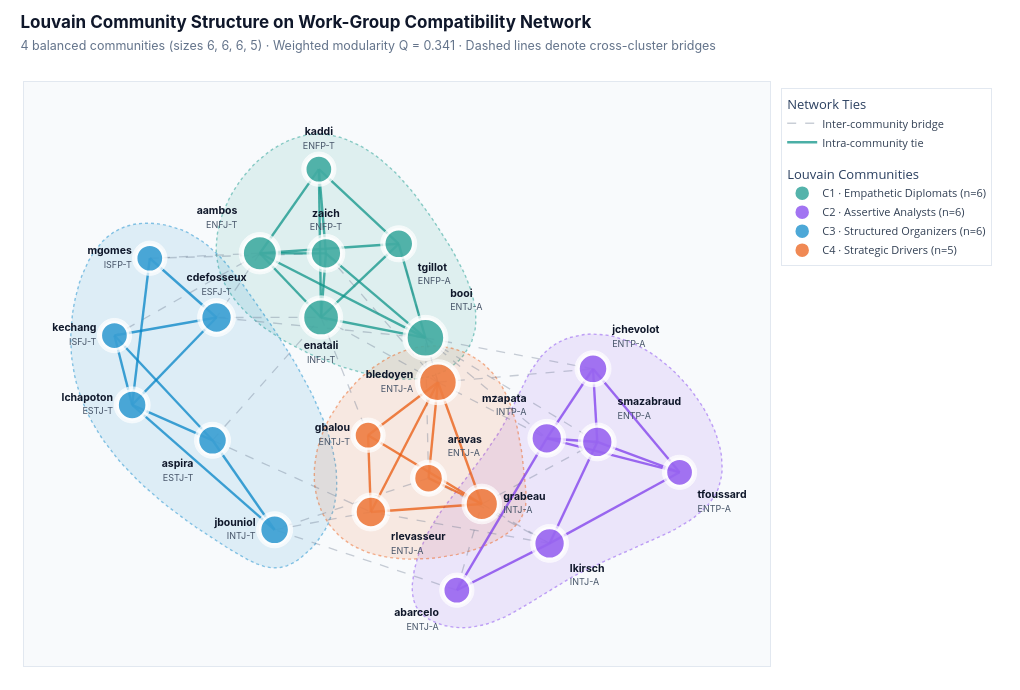

The notebook cell saved with this chart:
### Code cell
def smooth_hull_polygon(points, pad=0.08, n_interp=120):
    """Compute a smooth closed boundary polygon around a 2D cluster of nodes."""
    pts = np.asarray(points, dtype=float)
    centroid = pts.mean(axis=0)
    if len(pts) == 1:
        theta = np.linspace(0, 2 * np.pi, n_interp)
        return centroid[0] + pad * np.cos(theta), centroid[1] + pad * np.sin(theta)
    if len(pts) == 2:
        vec = pts[1] - pts[0]
        unit = vec / max(np.linalg.norm(vec), 1e-6)
        perp = np.array([-unit[1], unit[0]])
        pts_hull = np.array([
            pts[0] - unit * pad + perp * pad,
            pts[1] + unit * pad + perp * pad,
            pts[1] + unit * pad - perp * pad,
            pts[0] - unit * pad - perp * pad,
        ])
    else:
        angles = np.linspace(0, 2 * np.pi, 12, endpoint=False)
        expanded = np.vstack([pts + pad * np.column_stack([np.cos(a), np.sin(a)]) for a in angles])
        hull = ConvexHull(expanded)
        pts_hull = expanded[hull.vertices]

    pts_closed = np.vstack([pts_hull, pts_hull[0]])
    tck, _ = splprep([pts_closed[:, 0], pts_closed[:, 1]], s=0.002, per=True, k=min(3, len(pts_hull) - 1))
    return splev(np.linspace(0, 1, n_interp), tck)


# Figure 7A — Compatibility Network Colored by Louvain Community with Smooth Hulls
fig_comm = go.Figure()
all_nodes = list(G_compat.nodes())
all_pts = np.array([pos_compat[n] for n in all_nodes])
span = max(all_pts[:, 0].max() - all_pts[:, 0].min(), all_pts[:, 1].max() - all_pts[:, 1].min())
text_pos_compat = smart_text_positions(pos_compat, all_nodes)
strength_compat = dict(G_compat.degree(weight="weight"))

for idx, comm in enumerate(compat_communities):
    _, fill_rgba, border_rgba, _ = CLUSTER_PALETTE[idx]
    hx, hy = smooth_hull_polygon([pos_compat[n] for n in comm], pad=0.082 * span)
    fig_comm.add_trace(
        go.Scatter(
            x=hx,
            y=hy,
            fill="toself",
            fillcolor=fill_rgba,
            mode="lines",
            line=dict(color=border_rgba, width=1.4, dash="dot"),
            hoverinfo="skip",
            showlegend=False,
        )
    )

inter_x, inter_y = [], []
for u, v in G_compat.edges():
    if node_to_community[u] != node_to_community[v]:
        inter_x.extend([pos_compat[u][0], pos_compat[v][0], None])
        inter_y.extend([pos_compat[u][1], pos_compat[v][1], None])

fig_comm.add_trace(
    go.Scatter(
        x=inter_x,
        y=inter_y,
        mode="lines",
        line=dict(width=1.3, color="rgba(100, 116, 139, 0.35)", dash="dash"),
        hoverinfo="skip",
        name="Inter-community bridge",
        legendgroup="Links",
        legendgrouptitle_text="Network Ties",
    )
)

for idx, comm in enumerate(compat_communities):
    _, _, border_rgba, _ = CLUSTER_PALETTE[idx]
    intra_x, intra_y = [], []
    for u, v in G_compat.subgraph(comm).edges():
        intra_x.extend([pos_compat[u][0], pos_compat[v][0], None])
        intra_y.extend([pos_compat[u][1], pos_compat[v][1], None])
    fig_comm.add_trace(
        go.Scatter(
            x=intra_x,
            y=intra_y,
            mode="lines",
            line=dict(width=2.4, color=border_rgba.replace("0.45", "0.74")),
            hoverinfo="skip",
            name="Intra-community tie" if idx == 0 else None,
            showlegend=(idx == 0),
            legendgroup="Links",
        )
    )

fig_comm.add_trace(
    go.Scatter(
        x=[pos_compat[n][0] for n in all_nodes],
        y=[pos_compat[n][1] for n in all_nodes],
        mode="markers",
        marker=dict(size=[27 + 1.8 * G_compat.degree(n) for n in all_nodes], color="#FFFFFF"),
        hoverinfo="skip",
        showlegend=False,
    )
)

for idx, comm in enumerate(compat_communities):
    solid, _, _, cname = CLUSTER_PALETTE[idx]
    c_nodes = sorted(comm)
    hover_data = [
        f"<b>{n}</b> · {df.loc[n, 'mbti']}{df.loc[n, 'variant']}<br>"
        f"Community: <b>{cname}</b><br>"
        f"Degree: <b>{G_compat.degree(n)}</b> · Strength: <b>{strength_compat[n]:.2f}</b><br>"
        f"<span style='color:#64748B'>E {df.loc[n, 'E']:.0%} · N {df.loc[n, 'N']:.0%} · "
        f"T {df.loc[n, 'T']:.0%} · J {df.loc[n, 'J']:.0%} · A {df.loc[n, 'A']:.0%}</span>"
        for n in c_nodes
    ]
    fig_comm.add_trace(
        go.Scatter(
            x=[pos_compat[n][0] for n in c_nodes],
            y=[pos_compat[n][1] for n in c_nodes],
            mode="markers+text",
            name=f"{cname} (n={len(c_nodes)})",
            legendgroup="Communities",
            legendgrouptitle_text="Louvain Communities" if idx == 0 else None,
            text=[
                f"<b>{n}</b><br><span style='font-size:9px;color:#475569'>{df.loc[n, 'mbti']}{df.loc[n, 'variant']}</span>"
                for n in c_nodes
            ],
            textposition=[text_pos_compat[n] for n in c_nodes],
            textfont=dict(size=10.5, color="#0F172A", family="Inter, -apple-system, sans-serif"),
            marker=dict(
                size=[20 + 1.8 * G_compat.degree(n) for n in c_nodes],
                color=solid,
                line=dict(width=2.5, color="#FFFFFF"),
            ),
            customdata=hover_data,
            hovertemplate="%{customdata}<extra></extra>",
        )
    )

xs, ys = all_pts[:, 0], all_pts[:, 1]
x_pad = (xs.max() - xs.min()) * 0.16
y_pad = (ys.max() - ys.min()) * 0.18

fig_comm.update_layout(
    title=dict(
        text=(
            "<b>Louvain Community Structure on Work-Group Compatibility Network</b>"
            f"<br><span style='font-size:12.5px;color:#64748B;font-weight:400'>"
            f"4 balanced communities (sizes 6, 6, 6, 5) · Weighted modularity Q = {compat_modularity:.3f} · Dashed lines denote cross-cluster bridges</span>"
        ),
        x=0.02, y=0.96, xanchor="left", yanchor="top",
        font=dict(size=17, color="#0F172A", family="Inter, -apple-system, sans-serif"),
    ),
    width=1020,
    height=690,
    paper_bgcolor="#FFFFFF",
    plot_bgcolor="#F8FAFC",
    margin=dict(l=24, r=250, t=82, b=24),
    xaxis=dict(showgrid=False, zeroline=False, showticklabels=False, range=[xs.min() - x_pad, xs.max() + x_pad], linecolor="#E2E8F0", linewidth=1, mirror=True),
    yaxis=dict(showgrid=False, zeroline=False, showticklabels=False, range=[ys.min() - y_pad, ys.max() + y_pad * 1.15], linecolor="#E2E8F0", linewidth=1, mirror=True),
    legend=dict(x=1.015, y=0.99, xanchor="left", yanchor="top", bgcolor="rgba(255,255,255,0.94)", bordercolor="#E2E8F0", borderwidth=1, font=dict(size=11, color="#334155"), tracegroupgap=12),
    hoverlabel=dict(bgcolor="#FFFFFF", bordercolor="#CBD5E1", font=dict(size=12, family="Inter, -apple-system, sans-serif", color="#0F172A")),
)
fig_comm.show()

# Figure 7B — Psychometric Radar Signatures Across Communities
trait_labels = [
    "Energy (E)<br><span style='font-size:10px;color:#64748B'>Extraverted</span>",
    "Mind (N)<br><span style='font-size:10px;color:#64748B'>Intuitive</span>",
    "Nature (T)<br><span style='font-size:10px;color:#64748B'>Thinking</span>",
    "Tactics (J)<br><span style='font-size:10px;color:#64748B'>Judging</span>",
    "Identity (A)<br><span style='font-size:10px;color:#64748B'>Assertive</span>",
]

fig_radar = go.Figure()
for idx, comm in enumerate(compat_communities):
    solid, fill_rgba, _, cname = CLUSTER_PALETTE[idx]
    means = [float(df.loc[sorted(comm), t].mean() * 100.0) for t in traits]
    fig_radar.add_trace(
        go.Scatterpolar(
            r=means + [means[0]],
            theta=trait_labels + [trait_labels[0]],
            fill="toself",
            fillcolor=fill_rgba.replace("0.11", "0.13"),
            mode="lines+markers",
            name=f"{cname} (n={len(comm)})",
            line=dict(color=solid, width=2.5),
            marker=dict(size=7.5, color=solid, line=dict(width=1.5, color="#FFFFFF")),
            hovertemplate=f"<b>{cname}</b><br>%{{theta}}: <b>%{{r:.1f}}%</b><extra></extra>",
        )
    )

fig_radar.add_trace(
    go.Scatterpolar(
        r=[50, 50, 50, 50, 50, 50],
        theta=trait_labels + [trait_labels[0]],
        mode="lines",
        name="50% Neutral Midpoint",
        line=dict(color="rgba(100, 116, 139, 0.55)", width=1.4, dash="dot"),
        hoverinfo="skip",
    )
)

fig_radar.update_layout(
    title=dict(
        text=(
            "<b>Psychometric Trait Signatures Across Louvain Communities</b>"
            "<br><span style='font-size:12.5px;color:#64748B;font-weight:400'>"
            "Mean continuous 16Personalities scores (%) per cluster on the Work-Group Compatibility Network</span>"
        ),
        x=0.02, y=0.96, xanchor="left", yanchor="top",
        font=dict(size=17, color="#0F172A", family="Inter, -apple-system, sans-serif"),
    ),
    width=960,
    height=580,
    paper_bgcolor="#FFFFFF",
    font=dict(family="Inter, -apple-system, sans-serif", color="#1E293B"),
    margin=dict(l=60, r=265, t=95, b=45),
    polar=dict(
        bgcolor="#F8FAFC",
        radialaxis=dict(
            visible=True,
            range=[0, 100],
            angle=54,
            tickangle=0,
            tickvals=[20, 40, 60, 80],
            ticktext=["20%", "40%", "60%", "80%"],
            tickfont=dict(size=10, color="#64748B"),
            gridcolor="#E2E8F0",
            linecolor="#CBD5E1",
        ),
        angularaxis=dict(
            tickfont=dict(size=11.5, color="#0F172A"),
            gridcolor="#E2E8F0",
            linecolor="#CBD5E1",
            direction="clockwise",
            rotation=90,
        ),
    ),
    legend=dict(
        x=1.05, y=0.92, xanchor="left", yanchor="top",
        bgcolor="rgba(255,255,255,0.95)", bordercolor="#E2E8F0", borderwidth=1,
        font=dict(size=11, color="#334155"),
    ),
    hoverlabel=dict(bgcolor="#FFFFFF", bordercolor="#CBD5E1", font=dict(size=12, family="Inter, -apple-system, sans-serif", color="#0F172A")),
)
fig_radar.show()

### Figure 1 — Plotly figure (JSON) as saved in the notebook; plotly's stock layout.template omitted (floating-point values rounded to 4 significant figures)
{"data": [{"fill": "toself", "fillcolor": "rgba(13, 148, 136, 0.11)", "hoverinfo": "skip", "line": {"color": "rgba(13, 148, 136, 0.45)", "dash": "dot", "width": 1.4}, "mode": "lines", "showlegend": false, "type": "scatter", "x": [-0.5286, -0.5265, -0.523, -0.5182, -0.5119, -0.5044, -0.4957, -0.4858, -0.4747, -0.4625, -0.4493, -0.435, -0.4198, -0.4036, -0.3866, -0.3688, -0.3502, -0.3308, -0.3107, -0.29, -0.2687, -0.2469, -0.2245, -0.2017, -0.1784, -0.1548, -0.1309, -0.1068, -0.08251, -0.05821, -0.03392, -0.00975, 0.01424, 0.03796, 0.06134, 0.0843, 0.1068, 0.1286, 0.1498, 0.1703, 0.1899, 0.2087, 0.2264, 0.2431, 0.2587, 0.2729, 0.2858, 0.2971, 0.3068, 0.3147, 0.3207, 0.3249, 0.3274, 0.3282, 0.3275, 0.3252, 0.3217, 0.3168, 0.3108, 0.3037, 0.2956, 0.2866, 0.2768, 0.2663, 0.2552, 0.2436, 0.2316, 0.2192, 0.2066, 0.1938, 0.181, 0.1681, 0.155, 0.1418, 0.1284, 0.1148, 0.1008, 0.08663, 0.07209, 0.05717, 0.04186, 0.02611, 0.009903, -0.00681, -0.02406, -0.04187, -0.06028, -0.07929, -0.09881, -0.1187, -0.139, -0.1595, -0.1802, -0.201, -0.2217, -0.2423, -0.2628, -0.2829, -0.3027, -0.322, -0.3407, -0.3588, -0.3763, -0.3931, -0.4091, -0.4243, -0.4386, -0.4521, -0.4647, -0.4763, -0.4868, -0.4963, -0.5047, -0.512, -0.518, -0.5228, -0.5263, -0.5285, -0.5293, -0.5286], "y": [0.5456, 0.5227, 0.5003, 0.4784, 0.457, 0.4361, 0.4156, 0.3956, 0.3762, 0.3572, 0.3387, 0.3206, 0.3031, 0.286, 0.2695, 0.2534, 0.2378, 0.2227, 0.208, 0.1939, 0.1802, 0.167, 0.1544, 0.1421, 0.1304, 0.1192, 0.1085, 0.09854, 0.08929, 0.08086, 0.07335, 0.06683, 0.0614, 0.05713, 0.05412, 0.05244, 0.05219, 0.05345, 0.0563, 0.06083, 0.06713, 0.07527, 0.08535, 0.09744, 0.1115, 0.1272, 0.1444, 0.1629, 0.1823, 0.2026, 0.2235, 0.2449, 0.2668, 0.289, 0.3117, 0.3346, 0.3579, 0.3813, 0.405, 0.4288, 0.4527, 0.4767, 0.5008, 0.5248, 0.5487, 0.5725, 0.5962, 0.6197, 0.6429, 0.6659, 0.6885, 0.7108, 0.7327, 0.7541, 0.7751, 0.7955, 0.8154, 0.8347, 0.8533, 0.8713, 0.8885, 0.905, 0.9207, 0.9356, 0.9495, 0.9626, 0.9747, 0.9857, 0.9955, 1.004, 1.01, 1.015, 1.017, 1.017, 1.015, 1.011, 1.004, 0.9952, 0.9847, 0.9726, 0.9589, 0.9438, 0.9275, 0.9099, 0.8912, 0.8715, 0.8509, 0.8295, 0.8073, 0.7846, 0.7614, 0.7377, 0.7137, 0.6896, 0.6653, 0.641, 0.6167, 0.5927, 0.569, 0.5456]}, {"fill": "toself", "fillcolor": "rgba(124, 58, 237, 0.11)", "hoverinfo": "skip", "line": {"color": "rgba(124, 58, 237, 0.45)", "dash": "dot", "width": 1.4}, "mode": "lines", "showlegend": false, "type": "scatter", "x": [0.1242, 0.12, 0.1178, 0.1181, 0.1217, 0.1293, 0.1414, 0.1582, 0.1787, 0.202, 0.2271, 0.253, 0.2787, 0.3039, 0.3286, 0.353, 0.377, 0.4007, 0.4243, 0.4478, 0.4713, 0.4949, 0.5186, 0.5425, 0.5668, 0.5914, 0.6166, 0.6422, 0.6685, 0.6952, 0.7224, 0.7498, 0.7773, 0.8048, 0.8322, 0.8592, 0.8858, 0.9118, 0.9371, 0.9615, 0.985, 1.007, 1.028, 1.048, 1.066, 1.083, 1.097, 1.11, 1.12, 1.129, 1.135, 1.139, 1.141, 1.14, 1.138, 1.134, 1.129, 1.121, 1.112, 1.101, 1.089, 1.076, 1.061, 1.045, 1.027, 1.009, 0.9899, 0.9697, 0.9486, 0.9269, 0.9044, 0.8814, 0.8578, 0.8338, 0.8094, 0.7848, 0.76, 0.735, 0.71, 0.6851, 0.6606, 0.6368, 0.6141, 0.5928, 0.5733, 0.5555, 0.5394, 0.5246, 0.511, 0.4984, 0.4864, 0.4748, 0.4635, 0.4521, 0.4405, 0.4284, 0.4157, 0.4023, 0.3885, 0.3742, 0.3595, 0.3446, 0.3295, 0.3143, 0.299, 0.2839, 0.2688, 0.254, 0.2395, 0.2254, 0.2118, 0.1987, 0.1863, 0.1746, 0.1637, 0.1537, 0.1446, 0.1367, 0.1298, 0.1242], "y": [-0.7, -0.7291, -0.7583, -0.7869, -0.8142, -0.8394, -0.8617, -0.8808, -0.8964, -0.9087, -0.9177, -0.9233, -0.9257, -0.9249, -0.9212, -0.9149, -0.9062, -0.8953, -0.8827, -0.8684, -0.8528, -0.8362, -0.8187, -0.8007, -0.7825, -0.7642, -0.7461, -0.7285, -0.7117, -0.6956, -0.6801, -0.6652, -0.6507, -0.6365, -0.6225, -0.6087, -0.595, -0.5811, -0.5672, -0.5529, -0.5384, -0.5233, -0.5078, -0.4915, -0.4746, -0.4568, -0.438, -0.4182, -0.3973, -0.3752, -0.3518, -0.3274, -0.302, -0.2758, -0.249, -0.2217, -0.1939, -0.166, -0.1379, -0.1099, -0.08203, -0.0545, -0.02742, -0.0009324, 0.02482, 0.0497, 0.07356, 0.09627, 0.1177, 0.1377, 0.1561, 0.1728, 0.1877, 0.2006, 0.2113, 0.2198, 0.2259, 0.2294, 0.2303, 0.2283, 0.2236, 0.216, 0.2056, 0.1924, 0.1764, 0.1577, 0.1366, 0.1135, 0.08864, 0.06238, 0.03503, 0.006919, -0.02164, -0.05031, -0.07879, -0.1067, -0.1339, -0.1604, -0.1862, -0.2113, -0.236, -0.2602, -0.284, -0.3075, -0.3308, -0.3539, -0.3769, -0.3999, -0.423, -0.4461, -0.4695, -0.4931, -0.517, -0.5414, -0.5662, -0.5916, -0.6176, -0.6443, -0.6717, -0.7]}, {"fill": "toself", "fillcolor": "rgba(2, 132, 199, 0.11)", "hoverinfo": "skip", "line": {"color": "rgba(2, 132, 199, 0.45)", "dash": "dot", "width": 1.4}, "mode": "lines", "showlegend": false, "type": "scatter", "x": [-1.004, -1.007, -1.008, -1.009, -1.009, -1.007, -1.005, -1.001, -0.9966, -0.9912, -0.9848, -0.9774, -0.9692, -0.9601, -0.9501, -0.9393, -0.9276, -0.9151, -0.9018, -0.8878, -0.873, -0.8574, -0.8412, -0.8242, -0.8066, -0.7883, -0.7693, -0.7498, -0.7296, -0.7088, -0.6875, -0.6656, -0.6432, -0.6203, -0.5969, -0.5731, -0.5487, -0.524, -0.4988, -0.4732, -0.4473, -0.4213, -0.3952, -0.3695, -0.3442, -0.3196, -0.2959, -0.2733, -0.252, -0.2323, -0.2142, -0.1981, -0.1839, -0.1715, -0.1608, -0.1519, -0.1447, -0.139, -0.1349, -0.1323, -0.1311, -0.1313, -0.1328, -0.1356, -0.1396, -0.1447, -0.151, -0.1583, -0.1665, -0.1757, -0.1857, -0.1966, -0.2082, -0.2205, -0.2335, -0.247, -0.2611, -0.2756, -0.2905, -0.3058, -0.3215, -0.3373, -0.3533, -0.3695, -0.3857, -0.402, -0.4182, -0.4344, -0.4508, -0.4673, -0.4841, -0.5014, -0.5191, -0.5375, -0.5567, -0.5766, -0.5975, -0.6194, -0.6425, -0.6668, -0.6925, -0.7191, -0.7462, -0.7731, -0.7993, -0.8242, -0.8473, -0.8686, -0.8882, -0.9061, -0.9223, -0.937, -0.9502, -0.9619, -0.9721, -0.981, -0.9886, -0.9949, -1.0, -1.004], "y": [0.3034, 0.2723, 0.2417, 0.2116, 0.182, 0.1528, 0.1241, 0.09592, 0.06814, 0.0408, 0.01389, -0.01261, -0.0387, -0.06439, -0.08969, -0.1146, -0.1392, -0.1634, -0.1872, -0.2107, -0.2339, -0.2568, -0.2793, -0.3016, -0.3236, -0.3452, -0.3667, -0.3878, -0.4087, -0.4293, -0.4498, -0.47, -0.49, -0.5097, -0.5293, -0.5487, -0.5679, -0.587, -0.6059, -0.6247, -0.6431, -0.6601, -0.6744, -0.6849, -0.6903, -0.6894, -0.6822, -0.6697, -0.6532, -0.6337, -0.6124, -0.5902, -0.5674, -0.5439, -0.5199, -0.4953, -0.4701, -0.4444, -0.4183, -0.3917, -0.3646, -0.3372, -0.3095, -0.2814, -0.253, -0.2243, -0.1954, -0.1663, -0.137, -0.1075, -0.07794, -0.04828, -0.01856, 0.01119, 0.04094, 0.07067, 0.1003, 0.1299, 0.1594, 0.1887, 0.2178, 0.2467, 0.2754, 0.3038, 0.3319, 0.3597, 0.3872, 0.4142, 0.4405, 0.4662, 0.4909, 0.5146, 0.5372, 0.5584, 0.5782, 0.5963, 0.6127, 0.6273, 0.6397, 0.65, 0.658, 0.6634, 0.6661, 0.6657, 0.662, 0.6548, 0.644, 0.6298, 0.6125, 0.5923, 0.5697, 0.5449, 0.5182, 0.4899, 0.4603, 0.4297, 0.3984, 0.3667, 0.3349, 0.3034]}, {"fill": "toself", "fillcolor": "rgba(234, 88, 12, 0.11)", "hoverinfo": "skip", "line": {"color": "rgba(234, 88, 12, 0.45)", "dash": "dot", "width": 1.4}, "mode": "lines", "showlegend": false, "type": "scatter", "x": [-0.1838, -0.1896, -0.1946, -0.1986, -0.2017, -0.204, -0.2053, -0.2057, -0.2051, -0.2037, -0.2013, -0.198, -0.1938, -0.1887, -0.1826, -0.1756, -0.1676, -0.1587, -0.1489, -0.1381, -0.1264, -0.1137, -0.1001, -0.08548, -0.06994, -0.05345, -0.03599, -0.01757, 0.00175, 0.02187, 0.0427, 0.06412, 0.08603, 0.1083, 0.1309, 0.1537, 0.1765, 0.1993, 0.222, 0.2445, 0.2666, 0.2883, 0.3094, 0.3299, 0.3497, 0.3686, 0.3865, 0.4034, 0.4191, 0.4336, 0.4467, 0.4583, 0.4685, 0.477, 0.4839, 0.489, 0.4923, 0.4937, 0.4936, 0.4926, 0.491, 0.4893, 0.4875, 0.4855, 0.4833, 0.4809, 0.4783, 0.4753, 0.472, 0.4683, 0.4642, 0.4597, 0.4547, 0.4491, 0.443, 0.4363, 0.4289, 0.4208, 0.4121, 0.4026, 0.3923, 0.3812, 0.3692, 0.3563, 0.3425, 0.3277, 0.3119, 0.2955, 0.2783, 0.2606, 0.2425, 0.2242, 0.2057, 0.1872, 0.1687, 0.1503, 0.132, 0.1138, 0.09585, 0.07806, 0.06051, 0.04323, 0.02625, 0.009612, -0.006658, -0.02253, -0.03796, -0.05292, -0.06738, -0.0813, -0.09466, -0.1074, -0.1195, -0.131, -0.1417, -0.1517, -0.161, -0.1694, -0.177, -0.1838], "y": [-0.1777, -0.1991, -0.2205, -0.2419, -0.2633, -0.2846, -0.3057, -0.3266, -0.3472, -0.3676, -0.3876, -0.4073, -0.4266, -0.4453, -0.4636, -0.4813, -0.4984, -0.5148, -0.5306, -0.5456, -0.5598, -0.5732, -0.5857, -0.5973, -0.608, -0.6176, -0.6261, -0.6336, -0.6399, -0.6452, -0.6494, -0.6525, -0.6546, -0.6558, -0.6559, -0.655, -0.6532, -0.6505, -0.6468, -0.6423, -0.6369, -0.6306, -0.6236, -0.6157, -0.607, -0.5976, -0.5874, -0.5765, -0.5648, -0.5525, -0.5395, -0.5257, -0.5111, -0.4957, -0.4794, -0.4622, -0.444, -0.4248, -0.4048, -0.384, -0.3627, -0.341, -0.319, -0.2966, -0.2741, -0.2514, -0.2287, -0.2059, -0.1831, -0.1605, -0.1381, -0.1159, -0.09395, -0.07241, -0.0513, -0.03068, -0.01061, 0.008826, 0.02758, 0.04559, 0.06278, 0.07909, 0.09446, 0.1088, 0.1221, 0.1343, 0.1453, 0.155, 0.1634, 0.1704, 0.176, 0.1801, 0.1826, 0.1835, 0.1829, 0.1807, 0.177, 0.172, 0.1656, 0.1579, 0.149, 0.1389, 0.1277, 0.1154, 0.1021, 0.08792, 0.07282, 0.05689, 0.0402, 0.02279, 0.00473, -0.01393, -0.03312, -0.05279, -0.07289, -0.09335, -0.1141, -0.1351, -0.1563, -0.1777]}, {"hoverinfo": "skip", "legendgroup": "Links", "legendgrouptitle": {"text": "Network Ties"}, "line": {"color": "rgba(100, 116, 139, 0.35)", "dash": "dash", "width": 1.3}, "mode": "lines", "name": "Inter-community bridge", "type": "scatter", "x": [-0.385, -0.5279, null, -0.385, -0.8649, null, -0.385, -0.7482, null, 0.265, -0.3363, null, 0.265, 0.3474, null, 0.1716, 0.1613, null, 0.1716, -0.3363, null, 0.1716, 0.571, null, -0.5412, -0.01868, null, -0.5412, -0.183, null, 0.2026, 0.1613, null, 0.2026, -0.183, null, 0.2026, 0.7144, null, 0.2026, 0.5618, null, 0.2026, 0.07331, null, 0.2026, -0.167, null, 0.1613, -0.5279, null, 0.1613, 0.7144, null, 0.1613, 0.5618, null, 0.1613, 0.7284, null, -0.5279, -0.183, null, -0.183, -0.02789, null, 0.3474, 0.571, null, 0.3474, 0.7284, null, -0.3363, -0.01868, null, 0.571, -0.01868, null, -0.7482, -0.167, null], "y": [0.5481, 0.2952, null, 0.5481, 0.2241, null, 0.5481, 0.5283, null, -0.778, -0.5402, null, -0.778, -0.4387, null, -0.337, 0.215, null, -0.337, -0.5402, null, -0.337, -0.5939, null, -0.188, -0.4703, null, -0.188, 0.2953, null, 0.04038, 0.215, null, 0.04038, 0.2953, null, 0.04038, 0.09338, null, 0.04038, -0.1802, null, 0.04038, 0.5851, null, 0.04038, 0.5476, null, 0.215, 0.2952, null, 0.215, 0.09338, null, 0.215, -0.1802, null, 0.215, -0.1945, null, 0.2952, 0.2953, null, 0.2953, -0.168, null, -0.4387, -0.5939, null, -0.4387, -0.1945, null, -0.5402, -0.4703, null, -0.5939, -0.4703, null, 0.5283, 0.5476, null]}, {"hoverinfo": "skip", "legendgroup": "Links", "line": {"color": "rgba(13, 148, 136, 0.74)", "width": 2.4}, "mode": "lines", "name": "Intra-community tie", "showlegend": true, "type": "scatter", "x": [0.1613, -0.385, null, 0.1613, -0.183, null, 0.1613, 0.07331, null, 0.1613, -0.167, null, -0.183, -0.385, null, -0.183, 0.07331, null, -0.183, -0.1903, null, -0.183, -0.167, null, -0.167, -0.1903, null, -0.167, -0.385, null, -0.385, 0.07331, null, -0.385, -0.1903, null, -0.1903, 0.07331, null], "y": [0.215, 0.5481, null, 0.215, 0.2953, null, 0.215, 0.5851, null, 0.215, 0.5476, null, 0.2953, 0.5481, null, 0.2953, 0.5851, null, 0.2953, 0.8789, null, 0.2953, 0.5476, null, 0.5476, 0.8789, null, 0.5476, 0.5481, null, 0.5481, 0.5851, null, 0.5481, 0.8789, null, 0.8789, 0.5851, null]}, {"hoverinfo": "skip", "legendgroup": "Links", "line": {"color": "rgba(124, 58, 237, 0.74)", "width": 2.4}, "mode": "lines", "showlegend": false, "type": "scatter", "x": [1.0, 0.5618, null, 1.0, 0.7144, null, 1.0, 0.571, null, 1.0, 0.7284, null, 0.7284, 0.7144, null, 0.7284, 0.571, null, 0.7284, 0.5618, null, 0.7144, 0.5618, null, 0.265, 0.571, null, 0.265, 0.5618, null], "y": [-0.314, -0.1802, null, -0.314, 0.09338, null, -0.314, -0.5939, null, -0.314, -0.1945, null, -0.1945, 0.09338, null, -0.1945, -0.5939, null, -0.1945, -0.1802, null, 0.09338, -0.1802, null, -0.778, -0.5939, null, -0.778, -0.1802, null]}, {"hoverinfo": "skip", "legendgroup": "Links", "line": {"color": "rgba(2, 132, 199, 0.74)", "width": 2.4}, "mode": "lines", "showlegend": false, "type": "scatter", "x": [-0.5279, -0.8649, null, -0.5279, -0.8065, null, -0.5279, -0.7482, null, -0.8065, -0.5412, null, -0.8065, -0.3363, null, -0.8065, -0.8649, null, -0.8065, -0.7482, null, -0.8649, -0.5412, null, -0.3363, -0.5412, null], "y": [0.2952, 0.2241, null, 0.2952, -0.04872, null, 0.2952, 0.5283, null, -0.04872, -0.188, null, -0.04872, -0.5402, null, -0.04872, 0.2241, null, -0.04872, 0.5283, null, 0.2241, -0.188, null, -0.5402, -0.188, null]}, {"hoverinfo": "skip", "legendgroup": "Links", "line": {"color": "rgba(234, 88, 12, 0.74)", "width": 2.4}, "mode": "lines", "showlegend": false, "type": "scatter", "x": [0.2026, 0.1716, null, 0.2026, 0.3474, null, 0.2026, -0.02789, null, 0.2026, -0.01868, null, 0.3474, 0.1716, null, 0.3474, -0.02789, null, 0.3474, -0.01868, null, -0.02789, -0.01868, null], "y": [0.04038, -0.337, null, 0.04038, -0.4387, null, 0.04038, -0.168, null, 0.04038, -0.4703, null, -0.4387, -0.337, null, -0.4387, -0.168, null, -0.4387, -0.4703, null, -0.168, -0.4703, null]}, {"hoverinfo": "skip", "marker": {"color": "#FFFFFF", "size": [41.4, 34.2, 36.0, 36.0, 45.0, 45.0, 37.8, 43.2, 34.2, 39.6, 36.0, 36.0, 34.2, 34.2, 36.0, 37.8, 34.2, 37.8, 37.8, 37.8, 34.2, 36.0, 37.8]}, "mode": "markers", "showlegend": false, "type": "scatter", "x": [-0.385, 0.265, 0.1716, -0.5412, 0.2026, 0.1613, -0.5279, -0.183, -0.02789, 0.3474, -0.3363, 0.7144, -0.1903, -0.8649, -0.8065, 0.571, -0.7482, 0.5618, -0.01868, 0.7284, 1.0, 0.07331, -0.167], "y": [0.5481, -0.778, -0.337, -0.188, 0.04038, 0.215, 0.2952, 0.2953, -0.168, -0.4387, -0.5402, 0.09338, 0.8789, 0.2241, -0.04872, -0.5939, 0.5283, -0.1802, -0.4703, -0.1945, -0.314, 0.5851, 0.5476]}, {"customdata": ["<b>aambos</b> · ENFJ-T<br>Community: <b>C1 · Empathetic Diplomats</b><br>Degree: <b>8</b> · Strength: <b>6.85</b><br><span style='color:#64748B'>E 56% · N 64% · T 40% · J 53% · A 36%</span>", "<b>booi</b> · ENTJ-A<br>Community: <b>C1 · Empathetic Diplomats</b><br>Degree: <b>10</b> · Strength: <b>8.70</b><br><span style='color:#64748B'>E 52% · N 61% · T 54% · J 54% · A 69%</span>", "<b>enatali</b> · INFJ-T<br>Community: <b>C1 · Empathetic Diplomats</b><br>Degree: <b>9</b> · Strength: <b>7.85</b><br><span style='color:#64748B'>E 46% · N 64% · T 49% · J 57% · A 39%</span>", "<b>kaddi</b> · ENFP-T<br>Community: <b>C1 · Empathetic Diplomats</b><br>Degree: <b>4</b> · Strength: <b>3.14</b><br><span style='color:#64748B'>E 53% · N 86% · T 22% · J 42% · A 12%</span>", "<b>tgillot</b> · ENFP-A<br>Community: <b>C1 · Empathetic Diplomats</b><br>Degree: <b>5</b> · Strength: <b>4.27</b><br><span style='color:#64748B'>E 65% · N 71% · T 49% · J 42% · A 56%</span>", "<b>zaich</b> · ENFP-T<br>Community: <b>C1 · Empathetic Diplomats</b><br>Degree: <b>6</b> · Strength: <b>4.92</b><br><span style='color:#64748B'>E 78% · N 70% · T 49% · J 43% · A 44%</span>"], "hovertemplate": "%{customdata}<extra></extra>", "legendgroup": "Communities", "legendgrouptitle": {"text": "Louvain Communities"}, "marker": {"color": "#0D9488", "line": {"color": "#FFFFFF", "width": 2.5}, "size": [34.4, 38.0, 36.2, 27.2, 29.0, 30.8]}, "mode": "markers+text", "name": "C1 · Empathetic Diplomats (n=6)", "text": ["<b>aambos</b><br><span style='font-size:9px;color:#475569'>ENFJ-T</span>", "<b>booi</b><br><span style='font-size:9px;color:#475569'>ENTJ-A</span>", "<b>enatali</b><br><span style='font-size:9px;color:#475569'>INFJ-T</span>", "<b>kaddi</b><br><span style='font-size:9px;color:#475569'>ENFP-T</span>", "<b>tgillot</b><br><span style='font-size:9px;color:#475569'>ENFP-A</span>", "<b>zaich</b><br><span style='font-size:9px;color:#475569'>ENFP-T</span>"], "textfont": {"color": "#0F172A", "family": "Inter, -apple-system, sans-serif", "size": 10.5}, "textposition": ["top left", "top right", "bottom center", "top center", "bottom right", "top center"], "type": "scatter", "x": [-0.385, 0.1613, -0.183, -0.1903, 0.07331, -0.167], "y": [0.5481, 0.215, 0.2953, 0.8789, 0.5851, 0.5476]}, {"customdata": ["<b>abarcelo</b> · ENTJ-A<br>Community: <b>C2 · Assertive Analysts</b><br>Degree: <b>4</b> · Strength: <b>3.00</b><br><span style='color:#64748B'>E 100% · N 63% · T 86% · J 78% · A 99%</span>", "<b>jchevolot</b> · ENTP-A<br>Community: <b>C2 · Assertive Analysts</b><br>Degree: <b>5</b> · Strength: <b>4.26</b><br><span style='color:#64748B'>E 51% · N 54% · T 76% · J 33% · A 53%</span>", "<b>lkirsch</b> · INTJ-A<br>Community: <b>C2 · Assertive Analysts</b><br>Degree: <b>6</b> · Strength: <b>4.94</b><br><span style='color:#64748B'>E 49% · N 54% · T 90% · J 69% · A 92%</span>", "<b>mzapata</b> · INTP-A<br>Community: <b>C2 · Assertive Analysts</b><br>Degree: <b>6</b> · Strength: <b>4.98</b><br><span style='color:#64748B'>E 46% · N 64% · T 69% · J 24% · A 83%</span>", "<b>smazabraud</b> · ENTP-A<br>Community: <b>C2 · Assertive Analysts</b><br>Degree: <b>6</b> · Strength: <b>5.10</b><br><span style='color:#64748B'>E 65% · N 56% · T 72% · J 40% · A 85%</span>", "<b>tfoussard</b> · ENTP-A<br>Community: <b>C2 · Assertive Analysts</b><br>Degree: <b>4</b> · Strength: <b>3.27</b><br><span style='color:#64748B'>E 60% · N 63% · T 99% · J 22% · A 83%</span>"], "hovertemplate": "%{customdata}<extra></extra>", "legendgroup": "Communities", "marker": {"color": "#7C3AED", "line": {"color": "#FFFFFF", "width": 2.5}, "size": [27.2, 29.0, 30.8, 30.8, 30.8, 27.2]}, "mode": "markers+text", "name": "C2 · Assertive Analysts (n=6)", "text": ["<b>abarcelo</b><br><span style='font-size:9px;color:#475569'>ENTJ-A</span>", "<b>jchevolot</b><br><span style='font-size:9px;color:#475569'>ENTP-A</span>", "<b>lkirsch</b><br><span style='font-size:9px;color:#475569'>INTJ-A</span>", "<b>mzapata</b><br><span style='font-size:9px;color:#475569'>INTP-A</span>", "<b>smazabraud</b><br><span style='font-size:9px;color:#475569'>ENTP-A</span>", "<b>tfoussard</b><br><span style='font-size:9px;color:#475569'>ENTP-A</span>"], "textfont": {"color": "#0F172A", "family": "Inter, -apple-system, sans-serif", "size": 10.5}, "textposition": ["bottom left", "top right", "bottom right", "top left", "top right", "bottom right"], "type": "scatter", "x": [0.265, 0.7144, 0.571, 0.5618, 0.7284, 1.0], "y": [-0.778, 0.09338, -0.5939, -0.1802, -0.1945, -0.314]}, {"customdata": ["<b>aspira</b> · ESTJ-T<br>Community: <b>C3 · Structured Organizers</b><br>Degree: <b>5</b> · Strength: <b>4.30</b><br><span style='color:#64748B'>E 51% · N 46% · T 64% · J 81% · A 33%</span>", "<b>cdefosseux</b> · ESFJ-T<br>Community: <b>C3 · Structured Organizers</b><br>Degree: <b>6</b> · Strength: <b>5.25</b><br><span style='color:#64748B'>E 54% · N 45% · T 39% · J 57% · A 49%</span>", "<b>jbouniol</b> · INTJ-T<br>Community: <b>C3 · Structured Organizers</b><br>Degree: <b>5</b> · Strength: <b>4.14</b><br><span style='color:#64748B'>E 18% · N 58% · T 69% · J 92% · A 42%</span>", "<b>kechang</b> · ISFJ-T<br>Community: <b>C3 · Structured Organizers</b><br>Degree: <b>4</b> · Strength: <b>3.48</b><br><span style='color:#64748B'>E 36% · N 43% · T 43% · J 76% · A 32%</span>", "<b>lchapoton</b> · ESTJ-T<br>Community: <b>C3 · Structured Organizers</b><br>Degree: <b>5</b> · Strength: <b>4.28</b><br><span style='color:#64748B'>E 58% · N 35% · T 65% · J 75% · A 43%</span>", "<b>mgomes</b> · ISFP-T<br>Community: <b>C3 · Structured Organizers</b><br>Degree: <b>4</b> · Strength: <b>3.35</b><br><span style='color:#64748B'>E 31% · N 36% · T 47% · J 39% · A 31%</span>"], "hovertemplate": "%{customdata}<extra></extra>", "legendgroup": "Communities", "marker": {"color": "#0284C7", "line": {"color": "#FFFFFF", "width": 2.5}, "size": [29.0, 30.8, 29.0, 27.2, 29.0, 27.2]}, "mode": "markers+text", "name": "C3 · Structured Organizers (n=6)", "text": ["<b>aspira</b><br><span style='font-size:9px;color:#475569'>ESTJ-T</span>", "<b>cdefosseux</b><br><span style='font-size:9px;color:#475569'>ESFJ-T</span>", "<b>jbouniol</b><br><span style='font-size:9px;color:#475569'>INTJ-T</span>", "<b>kechang</b><br><span style='font-size:9px;color:#475569'>ISFJ-T</span>", "<b>lchapoton</b><br><span style='font-size:9px;color:#475569'>ESTJ-T</span>", "<b>mgomes</b><br><span style='font-size:9px;color:#475569'>ISFP-T</span>"], "textfont": {"color": "#0F172A", "family": "Inter, -apple-system, sans-serif", "size": 10.5}, "textposition": ["bottom left", "top center", "middle left", "middle left", "middle left", "middle left"], "type": "scatter", "x": [-0.5412, -0.5279, -0.3363, -0.8649, -0.8065, -0.7482], "y": [-0.188, 0.2952, -0.5402, 0.2241, -0.04872, 0.5283]}, {"customdata": ["<b>aravas</b> · ENTJ-A<br>Community: <b>C4 · Strategic Drivers</b><br>Degree: <b>5</b> · Strength: <b>4.39</b><br><span style='color:#64748B'>E 67% · N 61% · T 67% · J 67% · A 71%</span>", "<b>bledoyen</b> · ENTJ-A<br>Community: <b>C4 · Strategic Drivers</b><br>Degree: <b>10</b> · Strength: <b>8.75</b><br><span style='color:#64748B'>E 51% · N 73% · T 69% · J 54% · A 51%</span>", "<b>gbalou</b> · ENTJ-T<br>Community: <b>C4 · Strategic Drivers</b><br>Degree: <b>4</b> · Strength: <b>3.49</b><br><span style='color:#64748B'>E 65% · N 85% · T 63% · J 67% · A 49%</span>", "<b>grabeau</b> · INTJ-A<br>Community: <b>C4 · Strategic Drivers</b><br>Degree: <b>7</b> · Strength: <b>6.14</b><br><span style='color:#64748B'>E 43% · N 70% · T 74% · J 72% · A 64%</span>", "<b>rlevasseur</b> · ENTJ-A<br>Community: <b>C4 · Strategic Drivers</b><br>Degree: <b>6</b> · Strength: <b>5.21</b><br><span style='color:#64748B'>E 61% · N 67% · T 69% · J 83% · A 54%</span>"], "hovertemplate": "%{customdata}<extra></extra>", "legendgroup": "Communities", "marker": {"color": "#EA580C", "line": {"color": "#FFFFFF", "width": 2.5}, "size": [29.0, 38.0, 27.2, 32.6, 30.8]}, "mode": "markers+text", "name": "C4 · Strategic Drivers (n=5)", "text": ["<b>aravas</b><br><span style='font-size:9px;color:#475569'>ENTJ-A</span>", "<b>bledoyen</b><br><span style='font-size:9px;color:#475569'>ENTJ-A</span>", "<b>gbalou</b><br><span style='font-size:9px;color:#475569'>ENTJ-T</span>", "<b>grabeau</b><br><span style='font-size:9px;color:#475569'>INTJ-A</span>", "<b>rlevasseur</b><br><span style='font-size:9px;color:#475569'>ENTJ-A</span>"], "textfont": {"color": "#0F172A", "family": "Inter, -apple-system, sans-serif", "size": 10.5}, "textposition": ["top right", "middle left", "middle left", "middle right", "bottom right"], "type": "scatter", "x": [0.1716, 0.2026, -0.02789, 0.3474, -0.01868], "y": [-0.337, 0.04038, -0.168, -0.4387, -0.4703]}], "layout": {"height": 690, "hoverlabel": {"bgcolor": "#FFFFFF", "bordercolor": "#CBD5E1", "font": {"color": "#0F172A", "family": "Inter, -apple-system, sans-serif", "size": 12}}, "legend": {"bgcolor": "rgba(255,255,255,0.94)", "bordercolor": "#E2E8F0", "borderwidth": 1, "font": {"color": "#334155", "size": 11}, "tracegroupgap": 12, "x": 1.015, "xanchor": "left", "y": 0.99, "yanchor": "top"}, "margin": {"b": 24, "l": 24, "r": 250, "t": 82}, "paper_bgcolor": "#FFFFFF", "plot_bgcolor": "#F8FAFC", "title": {"font": {"color": "#0F172A", "family": "Inter, -apple-system, sans-serif", "size": 17}, "text": "<b>Louvain Community Structure on Work-Group Compatibility Network</b><br><span style='font-size:12.5px;color:#64748B;font-weight:400'>4 balanced communities (sizes 6, 6, 6, 5) · Weighted modularity Q = 0.341 · Dashed lines denote cross-cluster bridges</span>", "x": 0.02, "xanchor": "left", "y": 0.96, "yanchor": "top"}, "width": 1020, "xaxis": {"linecolor": "#E2E8F0", "linewidth": 1, "mirror": true, "range": [-1.163, 1.298], "showgrid": false, "showticklabels": false, "zeroline": false}, "yaxis": {"linecolor": "#E2E8F0", "linewidth": 1, "mirror": true, "range": [-1.076, 1.222], "showgrid": false, "showticklabels": false, "zeroline": false}}}
